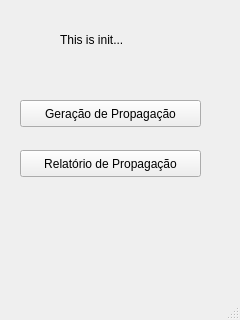
<?xml version="1.0" encoding="UTF-8"?>
<ui version="4.0">
 <class>MainWindow</class>
 <widget class="QMainWindow" name="MainWindow">
  <property name="geometry">
   <rect>
    <x>0</x>
    <y>0</y>
    <width>240</width>
    <height>320</height>
   </rect>
  </property>
  <property name="windowTitle">
   <string>MainWindow</string>
  </property>
  <widget class="QWidget" name="centralwidget">
   <widget class="QPushButton" name="trainButton">
    <property name="geometry">
     <rect>
      <x>20</x>
      <y>100</y>
      <width>181</width>
      <height>27</height>
     </rect>
    </property>
    <property name="text">
     <string>Geração de Propagação</string>
    </property>
   </widget>
   <widget class="QPushButton" name="relButton">
    <property name="geometry">
     <rect>
      <x>20</x>
      <y>150</y>
      <width>181</width>
      <height>27</height>
     </rect>
    </property>
    <property name="text">
     <string>Relatório de Propagação</string>
    </property>
   </widget>
   <widget class="QLabel" name="label">
    <property name="geometry">
     <rect>
      <x>60</x>
      <y>30</y>
      <width>91</width>
      <height>19</height>
     </rect>
    </property>
    <property name="text">
     <string>This is init...</string>
    </property>
   </widget>
  </widget>
  <widget class="QMenuBar" name="menubar">
   <property name="geometry">
    <rect>
     <x>0</x>
     <y>0</y>
     <width>240</width>
     <height>24</height>
    </rect>
   </property>
  </widget>
  <widget class="QStatusBar" name="statusbar"/>
 </widget>
 <resources/>
 <connections/>
</ui>
